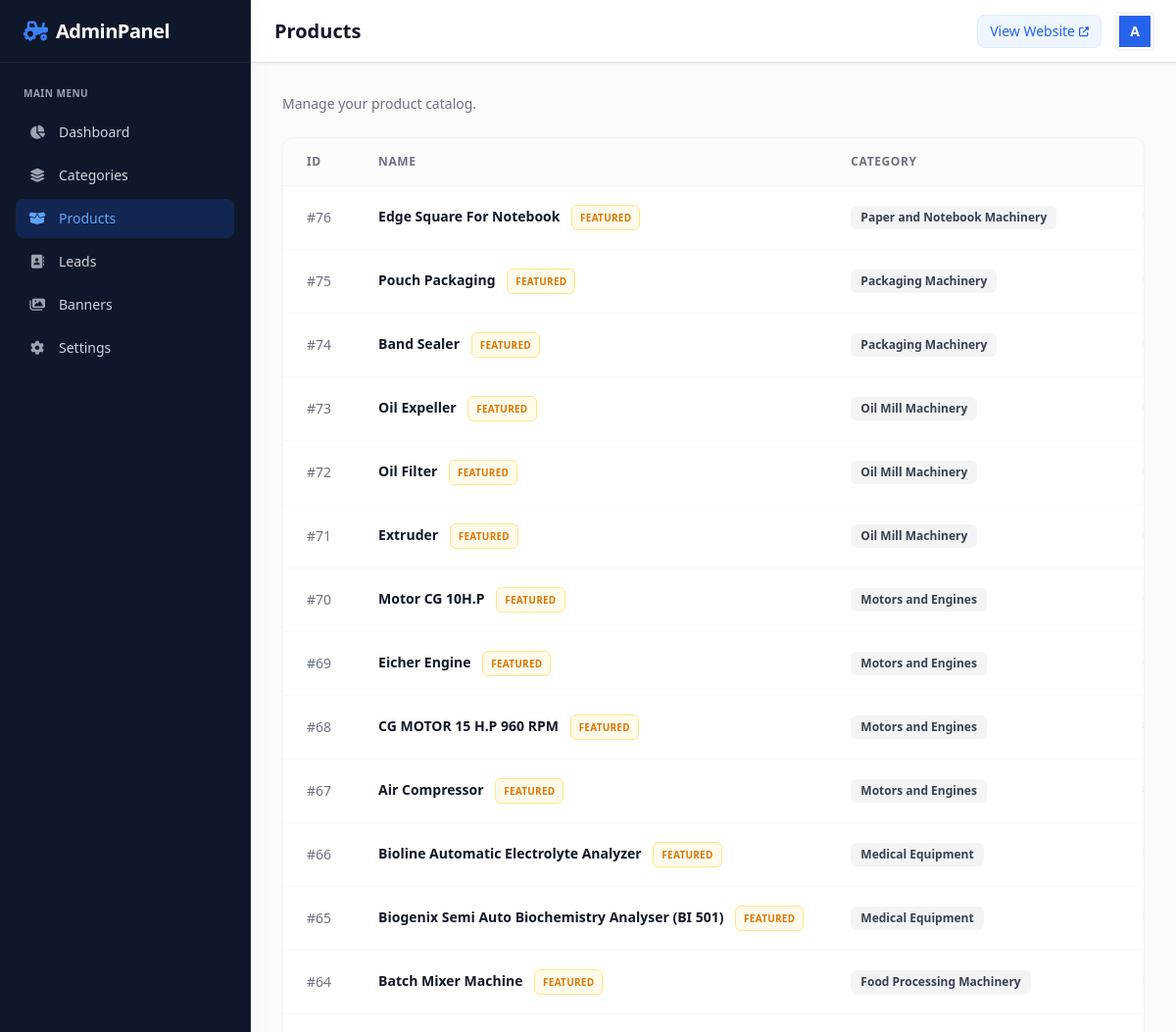
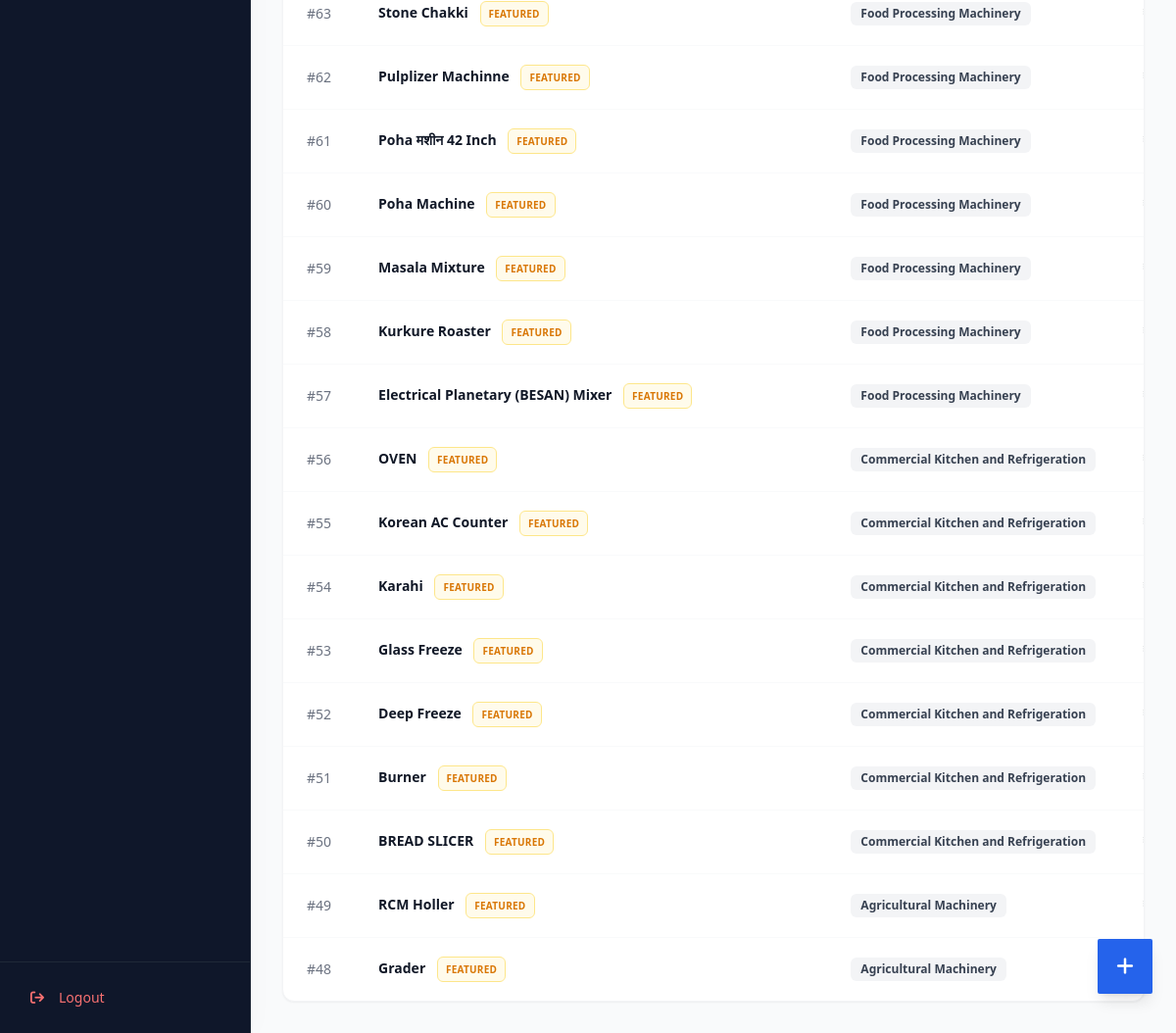
Screenshot of /admin/products.php (signed in) with the database file from the repository (2 pictures, top to bottom).
### tables this page shows
CREATE TABLE products (
    id INTEGER PRIMARY KEY AUTOINCREMENT,
    category_id INTEGER,
    name TEXT NOT NULL,
    slug TEXT NOT NULL UNIQUE,
    short_description TEXT,
    description TEXT,
    specifications TEXT,
    applications TEXT,
    price REAL,
    price_visibility TEXT DEFAULT 'public', -- 'public', 'locked', 'hidden'
    featured INTEGER DEFAULT 0,
    status TEXT DEFAULT 'active', -- 'active', 'inactive'
    created_at DATETIME DEFAULT CURRENT_TIMESTAMP,
    FOREIGN KEY(category_id) REFERENCES categories(id)
);

CREATE TABLE categories (
    id INTEGER PRIMARY KEY AUTOINCREMENT,
    name TEXT NOT NULL,
    slug TEXT NOT NULL UNIQUE,
    image TEXT,
    created_at DATETIME DEFAULT CURRENT_TIMESTAMP
);

### admin/products.php (the view, shortened to what this page needs)
<?php
require_once __DIR__ . '/../includes/functions.php';
$products = $pdo->query("
    SELECT p.id, p.name, p.price, p.status, p.featured, c.name as category_name
    FROM products p
    LEFT JOIN categories c ON p.category_id = c.id
    ORDER BY p.id DESC
")->fetchAll();
include __DIR__ . '/includes/header.php';
?>
<div class="mb-6 animate-fade-in">
    <p class="text-gray-500 text-sm">Manage your product catalog.</p>
</div>
<div class="bg-white rounded-xl shadow-sm border border-gray-100 overflow-hidden animate-slide-up">
    <div class="overflow-x-auto">
        <table class="w-full text-left border-collapse min-w-max">
            <thead>
                <tr class="bg-gray-50/50 text-gray-500 text-xs uppercase tracking-wider border-b border-gray-100">
                    <th class="px-6 py-4 font-semibold">ID</th>
                    <th class="px-6 py-4 font-semibold">Name</th>
                    <th class="px-6 py-4 font-semibold">Category</th>
                    <th class="px-6 py-4 font-semibold">Price</th>
                </tr>
            </thead>
            <tbody class="text-sm divide-y divide-gray-50">
                <?php if (empty($products)): ?>
                    <tr>
                        <td colspan="6" class="px-6 py-8 text-center text-gray-500">No products found.</td>
                    </tr>
                <?php else: ?>
                    <?php foreach ($products as $p): ?>
                        <tr class="hover:bg-gray-50/80 transition duration-150">
                            <td class="px-6 py-4 text-gray-500 font-medium">#<?php echo $p['id']; ?></td>
                            <td class="px-6 py-4 font-bold text-gray-900">
                                <?php echo htmlspecialchars($p['name']); ?>
                                <?php if($p['featured']): ?>
                                    <span class="ml-2 inline-flex items-center px-2 py-0.5 rounded-md text-[10px] font-bold bg-amber-50 text-amber-600 border border-amber-200 uppercase tracking-wide">Featured</span>
                                <?php endif; ?>
                            </td>
                            <td class="px-6 py-4 text-gray-600">
                                <span class="inline-flex items-center px-2.5 py-1 rounded-md text-xs font-semibold bg-gray-100 text-gray-700">
                                    <?php echo htmlspecialchars($p['category_name']); ?>
                                </span>
                            </td>
                            <td class="px-6 py-4 font-bold text-gray-900">₹ <?php echo number_format($p['price'], 2); ?></td>
                        </tr>
                    <?php endforeach; ?>
                <?php endif; ?>
            </tbody>
        </table>
    </div>
</div>
<a href="/admin/product_edit.php" class="fixed bottom-24 md:bottom-10 right-6 bg-blue-600 text-white w-14 h-14 rounded-sm flex items-center justify-center hover:bg-blue-700 transition shadow-lg z-30 group hover:scale-105" title="Add Product">
    <i class="fa-solid fa-plus text-xl transition-transform"></i>
</a>
<?php include __DIR__ . '/includes/footer.php'; ?>

### rows the page displays
products: id "76", name "Edge Square For Notebook", featured "FEATURED", category.name "Paper and Notebook Machinery"
products: id "75", name "Pouch Packaging", featured "FEATURED", category.name "Packaging Machinery"
products: id "74", name "Band Sealer", featured "FEATURED", category.name "Packaging Machinery"
products: id "73", name "Oil Expeller", featured "FEATURED", category.name "Oil Mill Machinery"
products: id "72", name "Oil Filter", featured "FEATURED", category.name "Oil Mill Machinery"
products: id "71", name "Extruder", featured "FEATURED", category.name "Oil Mill Machinery"
products: id "70", name "Motor CG 10H.P", featured "FEATURED", category.name "Motors and Engines"
products: id "69", name "Eicher Engine", featured "FEATURED", category.name "Motors and Engines"
products: id "68", name "CG MOTOR 15 H.P 960 RPM", featured "FEATURED", category.name "Motors and Engines"
products: id "67", name "Air Compressor", featured "FEATURED", category.name "Motors and Engines"
products: id "66", name "Bioline Automatic Electrolyte Analyzer", featured "FEATURED", category.name "Medical Equipment"
products: id "65", name "Biogenix Semi Auto Biochemistry Analyser (BI 501)", featured "FEATURED", category.name "Medical Equipment"
products: id "64", name "Batch Mixer Machine", featured "FEATURED", category.name "Food Processing Machinery"
products: id "63", name "Stone Chakki", featured "FEATURED", category.name "Food Processing Machinery"
products: id "62", name "Pulplizer Machinne", featured "FEATURED", category.name "Food Processing Machinery"
products: id "61", name "Poha मशीन 42 Inch", featured "FEATURED", category.name "Food Processing Machinery"
products: id "60", name "Poha Machine", featured "FEATURED", category.name "Food Processing Machinery"
products: id "59", name "Masala Mixture", featured "FEATURED", category.name "Food Processing Machinery"
products: id "58", name "Kurkure Roaster", featured "FEATURED", category.name "Food Processing Machinery"
products: id "57", name "Electrical Planetary (BESAN) Mixer", featured "FEATURED", category.name "Food Processing Machinery"
products: id "56", name "OVEN", featured "FEATURED", category.name "Commercial Kitchen and Refrigeration"
products: id "55", name "Korean AC Counter", featured "FEATURED", category.name "Commercial Kitchen and Refrigeration"
products: id "54", name "Karahi", featured "FEATURED", category.name "Commercial Kitchen and Refrigeration"
products: id "53", name "Glass Freeze", featured "FEATURED", category.name "Commercial Kitchen and Refrigeration"
products: id "52", name "Deep Freeze", featured "FEATURED", category.name "Commercial Kitchen and Refrigeration"
products: id "51", name "Burner", featured "FEATURED", category.name "Commercial Kitchen and Refrigeration"
products: id "50", name "BREAD SLICER", featured "FEATURED", category.name "Commercial Kitchen and Refrigeration"
products: id "49", name "RCM Holler", featured "FEATURED", category.name "Agricultural Machinery"
products: id "48", name "Grader", featured "FEATURED", category.name "Agricultural Machinery"

### other values shown
$pageTitle "Products"
